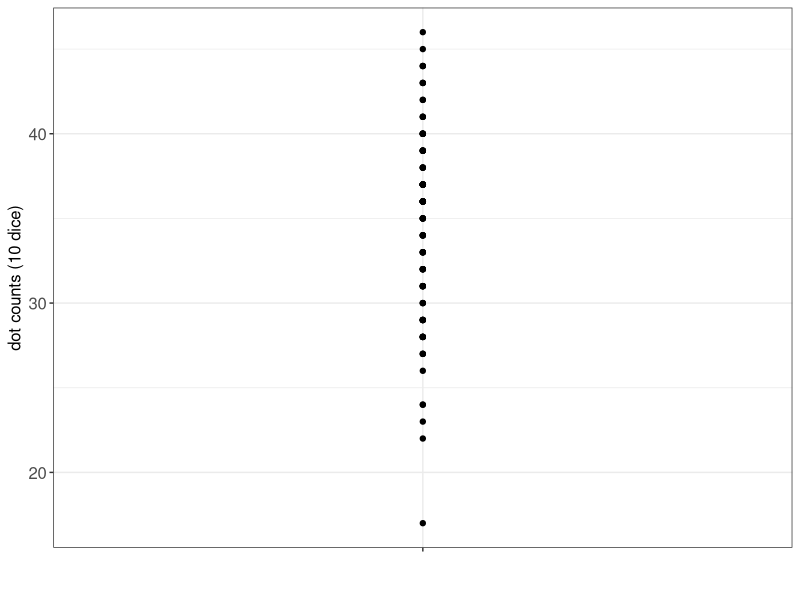
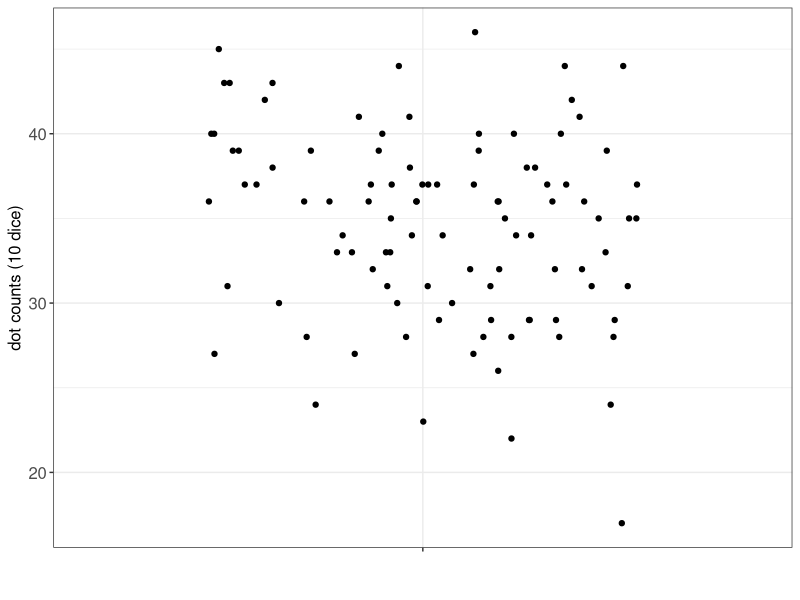
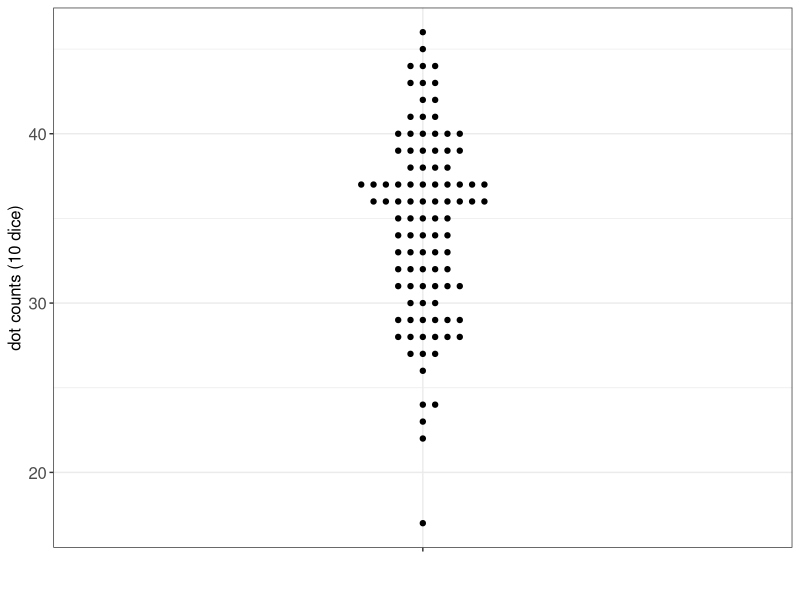
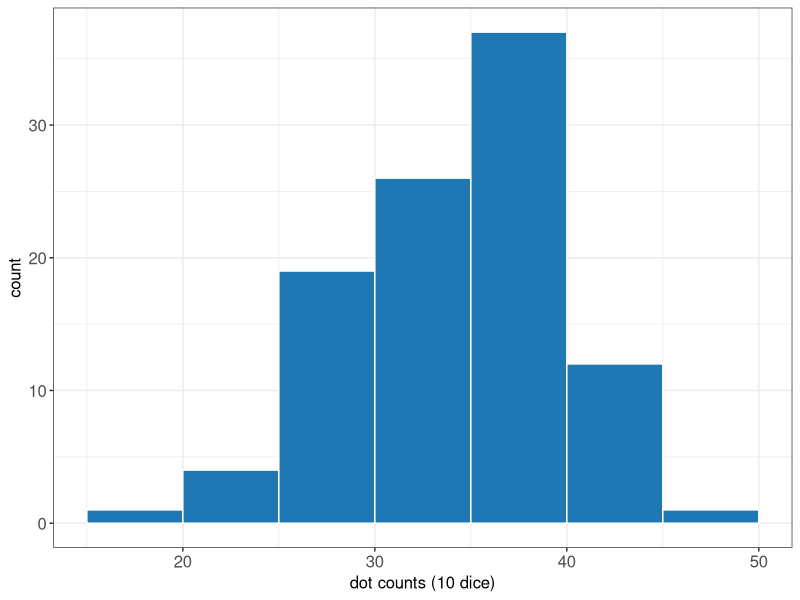
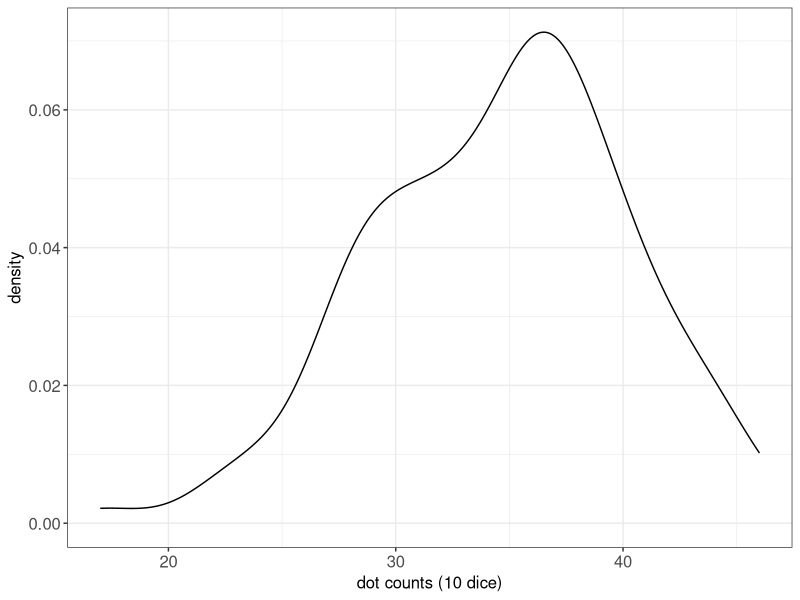

Source code (R) for these figures, in order: (Note: this script raises an error after producing the figures.)
## ---- chunk 1
# load libraries
library(tidyverse)
library(kableExtra)
library(ggplot2)
library(ggbeeswarm)
library(gridExtra)
## ---- chunk 2
# simulate throwing 10 dice, counting dots and repeating the experiment 100 times
set.seed(123)
sample.sum10dice <- replicate(100, sum(sample(1:6, 10, replace = TRUE))) 
data.sum10dice <- data.frame(run = 1:length(sample.sum10dice), sumcounts = sample.sum10dice)

head(data.sum10dice)
## ---- chunk 3
#| fig-cap: Strip plot showing sum of dots across 10 dice being thrown at once 100 times
#| label: fig-dice10-stripplot
#| fig-cap-location: margin
#| fig-width: 6

# define generic ggplot theme
font.size <- 12
col.blue.light <- "#a6cee3"
col.blue.dark <- "#1f78b4"
my.ggtheme <- theme(axis.title = element_text(size = font.size), 
        axis.text = element_text(size = font.size), 
        legend.text = element_text(size = font.size), 
        legend.title = element_blank(), 
        legend.position = "top") 

# plot strip plot
data.sum10dice %>%
  ggplot(aes(x = "", y = sumcounts)) + 
  geom_point() + 
  theme_bw() + 
  ylab("dot counts (10 dice)") + 
  xlab("") + 
  my.ggtheme

## ---- chunk 4
#| fig-cap: Jittered strip plot showing sum of dots across 10 dice being thrown at once 100 times
#| label: fig-dice10-jitter
#| fig-cap-location: margin
#| fig-width: 6

# plot jittered strip plot
data.sum10dice %>%
  ggplot(aes(x = "", y = sumcounts)) + 
  geom_jitter(height = 0, width = 0.35) + 
  theme_bw() + 
  ylab("dot counts (10 dice)") + 
  xlab("") + 
  my.ggtheme
## ---- chunk 5
#| fig-cap: Beeswarm showing sum of dots across 10 dice being thrown at once 100 times
#| label: fig-dice10-beeswarm
#| fig-cap-location: margin
#| fig-width: 6

# plot beeswarm
data.sum10dice %>%
  ggplot(aes(x = "", y = sumcounts)) + 
  geom_beeswarm(cex = 2) + 
  theme_bw() + 
  ylab("dot counts (10 dice)") + 
  xlab("") + 
  my.ggtheme

## ---- chunk 6
#| fig-cap: Histogram summarizing the sum of dots across 10 dice being thrown at once 100 times
#| label: fig-dice10-hist
#| fig-cap-location: margin
#| fig-width: 6

# plot histogram
data.sum10dice %>%
  ggplot(aes(x = sumcounts)) + 
  geom_histogram(binwidth = 5, center = 32.5, color = "white", fill = col.blue.dark) + 
  theme_bw() + 
  xlab("dot counts (10 dice)") + 
  my.ggtheme

# alternatively un-comment to plot histogram with hist(), base R plot
# hist(data.sum10dice$counts, main = "", xlab="counts")
## ---- chunk 7
#| fig-cap: Density plot of dot counts across 10 dice
#| label: fig-dice10-density
#| fig-cap-location: margin
#| fig-width: 6

# plot density plot
data.sum10dice %>% ggplot(aes(x = sumcounts)) + 
  geom_density() + 
  theme_bw() + 
  xlab("dot counts (10 dice)") + 
  my.ggtheme

## ---- chunk 8
#| fig-cap: Strip plot, jittered strip plot and beeswarm plot showing mice weights at week 5 stratified by sex
#| label: fig-mice10-striplot
#| fig-width: 12
#| fig-cap-location: margin

# read in mice data
data.mice <- read_csv("data/mice.csv")
data.mice <- data.mice %>%
  mutate(weight = round(weight,2))

# select weights at week 5
data.mice.week5 <- data.mice %>%
  filter(week == 5)
  
# strip plot stratified by sex
p.striplot <- data.mice.week5 %>%
  ggplot(aes(x = sex, y = weight)) + 
  geom_point() + 
  theme_bw() + 
  xlab("") + 
  ylab("weigth (g)") + 
  my.ggtheme

# jittered strip plot stratified by sex
p.jitter <- data.mice.week5 %>%
  ggplot(aes(x = sex, y = weight)) +
  geom_jitter(height = 0, width = 0.2) +
  theme_bw() +
  xlab("") +
  ylab("weigth (g)") +
  my.ggtheme

# beeswarm stratified by sex
p.beeswarm <- data.mice.week5 %>%
  ggplot(aes(x = sex, y = weight)) +
  geom_beeswarm(cex = 3) +
  theme_bw() +
  xlab("") +
  ylab("weigth (g)") +
  my.ggtheme

grid.arrange(arrangeGrob(p.striplot, p.jitter, p.beeswarm,ncol=3))

## ---- chunk 9
#| fig-cap: Histogram and density plot summarizing the weights of mice at week 5, stratified by sex
#| label: fig-mice10-hist-den
#| fig-width: 12
#| fig-cap-location: margin

# plot histogram
p.hist <- data.mice.week5 %>%
  ggplot(aes(x=weight, fill=sex)) + 
  geom_histogram(bins=15, color="white", alpha = 0.6) + 
  xlab("weight (g)") + 
  theme_bw() + 
  scale_fill_brewer(palette = "Dark2") + 
  my.ggtheme


p.density <- data.mice.week5 %>%
  ggplot(aes(x=weight, fill=sex)) + 
  geom_density(alpha = 0.6) + 
  xlab("weight (g)") + 
  theme_bw() + 
  scale_fill_brewer(palette = "Dark2") + 
  my.ggtheme

grid.arrange(arrangeGrob(p.hist, p.density, ncol=2))

## ---- chunk 10
#| fig-cap: Box plot of mice weights at week 5 stratified by sex
#| label: fig-mice-boxplot-by-sex
#| fig-cap-location: margin
#| fig-width: 6

# plot box plot
data.mice.week5 %>%
  ggplot(aes(y=weight, fill=sex)) + 
  geom_boxplot(alpha = 0.6) + 
  xlab("weight (g)") + 
  theme_bw() + 
  scale_fill_brewer(palette = "Dark2") + 
  my.ggtheme

## ---- chunk 11
#| fig-cap: Scatter plot showing a relationship between mice weight and length at week 10
#| label: fig-mice-scatter
#| fig-cap-location: margin
#| fig-width: 6

# simulate mice length data (based on normal distribution)
data.mice.week10 <- data.mice %>%
  filter(week == 10) %>%
  mutate(length = 7.3+weight/20+rnorm(100,0,0.1)) 

# plot scatter plot
data.mice.week10 %>%
  ggplot(aes(x = weight, y = length)) + 
  geom_point() + 
  xlab("weigth (g)") + 
  ylab("length (cm)") + 
  theme_bw() + 
  my.ggtheme

## ---- chunk 12
#| fig-cap: Scatter plot showing a relationship between mice weight and length at week 10 stratified by sex
#| label: fig-mice-scatter-by-sex
#| fig-cap-location: margin
#| fig-width: 6

# plot scatter plot
data.mice.week10 %>%
  ggplot(aes(x = weight, y = length, color = sex)) +
  geom_point() +
  xlab("weigth (g)") +
  ylab("length (cm)") +
  theme_bw() +
  scale_color_brewer(palette = "Dark2") +
  my.ggtheme

## ---- chunk 13
#| fig-cap: Line plot over age of mouse vs. weight (g) for four mice in the experiment
#| label: fig-mice-sline-plot
#| fig-cap-location: margin
#| fig-width: 6

# select four mice, with ids 17, 18 and 19
data.mice.4 <- data.mice %>%
  subset(id %in% 16:19)
  
# plot a line plot
data.mice.4 %>%
  ggplot(aes(x=week, y=weight, group=id)) + 
  geom_point() + 
  geom_line() + 
  ylab("weigth (g)") + 
  theme_bw() + 
  my.ggtheme
  
## ---- chunk 14
#| fig-cap: Line plot over age of mouse vs. weight (g) for four mice in the experiment
#| label: fig-mice-sline-plot-by-sex
#| fig-cap-location: margin
#| fig-width: 6

# plot a line plot
data.mice.4 %>%
  ggplot(aes(x=week, y=weight, group=id, color = sex)) + 
  geom_point() + 
  geom_line() + 
  ylab("weigth (g)") + 
  theme_bw() + 
  scale_color_brewer(palette = "Dark2") + 
  my.ggtheme
  
